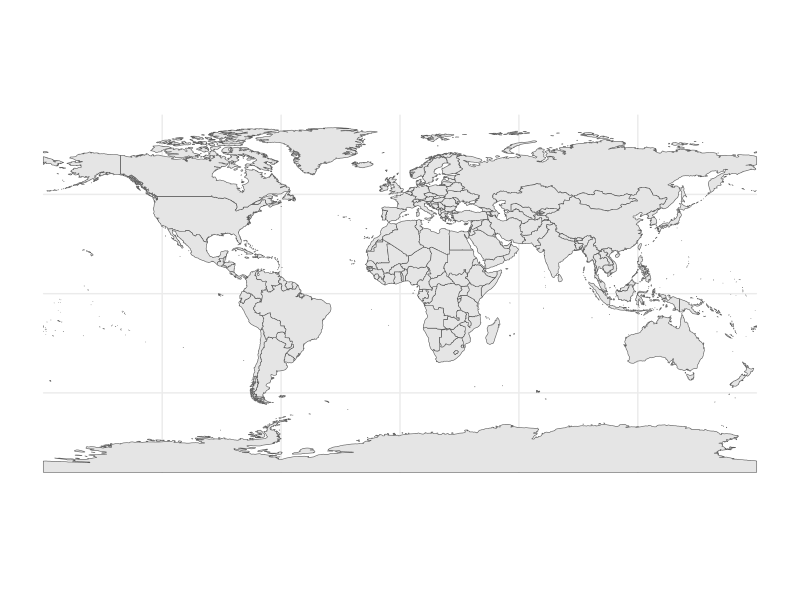
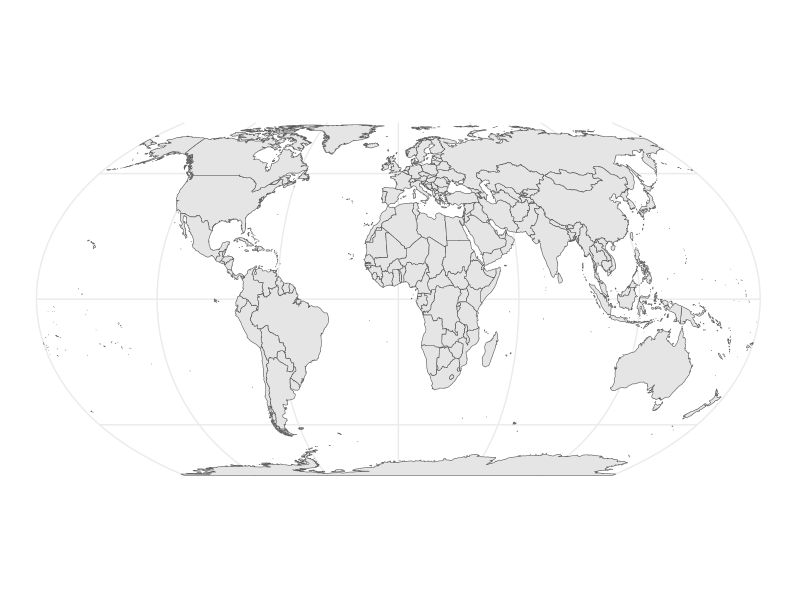
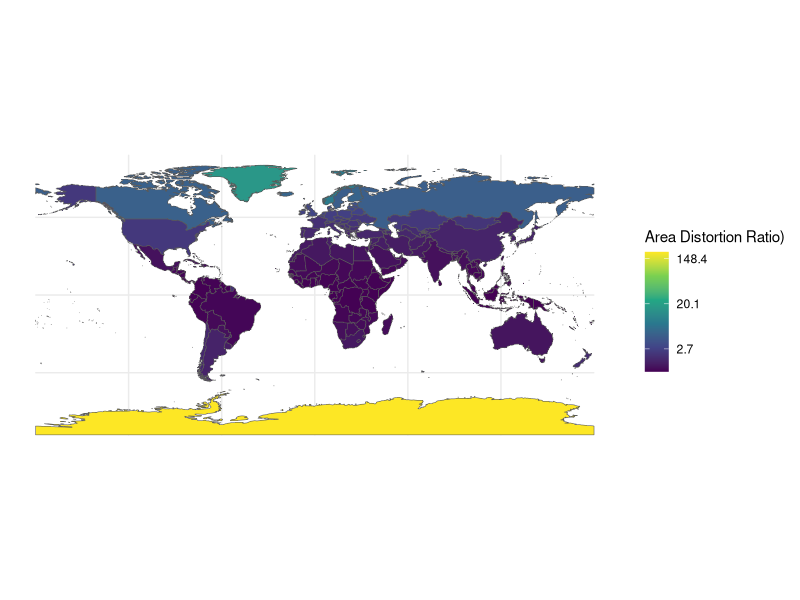

The R script that drew these images, in order:
## ---- chunk 1
library(tidyverse)
library(sf)
library(rnaturalearth)
library(rnaturalearthdata)
## ---- chunk 2
# Load world map data using rnaturalearth package
world <- ne_countries(scale = "medium", returnclass = "sf")
## ---- chunk 3
ggplot(data = world) +
  geom_sf() +
  coord_sf(crs = 4326) +
  theme_minimal() 
## ---- chunk 4
ggplot(data = world) +
  geom_sf() +
   coord_sf(crs = 8857)  +
  theme_minimal() 
## ---- chunk 5
calculate_distortion <- function(world, projection) {
  # Project the data
  projected <- st_transform(world, projection)
  
  # Calculate areas
  true_areas <- st_area(st_transform(world, "+proj=eck4"))  # Using Eckert IV as reference
  projected_areas <- st_area(projected)
  
  # Calculate distortion ratio
  distortion <- as.numeric(projected_areas / true_areas)
  
  return(distortion)
}

# Add distortion to our world data for Mercator
mercator_crs <- "+proj=merc"
world <- world %>%
  mutate(mercator_distortion = calculate_distortion(., mercator_crs))

# Create distortion visualization
ggplot(data = world) +
  geom_sf(aes(fill = mercator_distortion)) +
  scale_fill_viridis_c(name = "Area Distortion Ratio)", 
                       trans = "log",
                       labels = scales::number_format()) +
  coord_sf(crs = 4326) +
  theme_minimal() 
